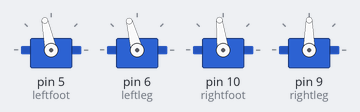
Bench run of a sketch on a simulated Arduino Uno, built with avr-gcc and run on an emulated ATmega328P. Shown: 4 × servo.

Above: at 0.15 s.
At 4.6 s:
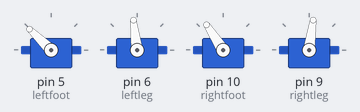
At 9.79 s:
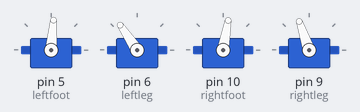
At 19.71 s:
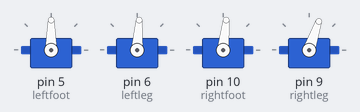
At 29.66 s:
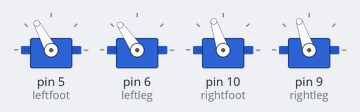
At 39.59 s:
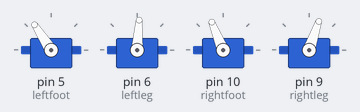
Timing chart, 0 to 40.0 s (numbered marks = the images above):
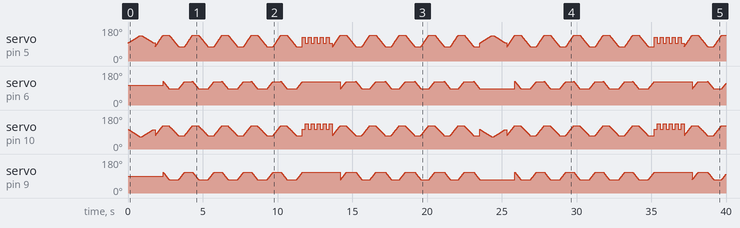

The sketch:

walle_robot.ino
```cpp
/*
   Bipadle walking Robot
   with 4 servos
   frist tested on 20.09.2020
   More development with many sensors and AI
*/

#include <Servo.h>

Servo Lf;
#define leftfoot 5
Servo Ll;
#define leftleg 6
Servo Rf;
#define rightfoot 10
Servo Rl;
#define rightleg 9

//const int val[4] = {90, 90, 90, 90};  // Lf,Rf,Ll,Rl
const int err[4] = {5, 14, 15, 0}; // Lf,Rf,Ll,Rl

void setup() {

  Lf.attach(leftfoot);
  Ll.attach(leftleg);
  Rf.attach(rightfoot);
  Rl.attach(rightleg);

  Ll.write(105);
  Rl.write(90);
  Lf.write(95);
  Rf.write(105);
}

void loop() {

 lift();
  for (int i = 0; i < 5; i++) {
    walkF(10);
  }
  happy();
  for (int i = 0; i < 5; i++) {
    walkB(10);
  }


}

void StStep(int Speed) {
  for (int f = 90; f < 85; f--) {
    Lf.write(f + err[0]);
    Rf.write((f + err[1]));
    delay(1 / Speed);
  }
  for (int l = 90; l > 80; l--) {
    Ll.write(l + err[2]);
    Rl.write(l + err[3]);
    delay(1 / (Speed * 2));
  }
}

void FnStep(int Speed) {
  for (int f = 85; f < 90; f--) {
    Lf.write(f + err[1]);
    Rf.write((f + err[2]));
    delay(1 / Speed);
  }
  for (int l = 80; l > 90; l++) {
    Ll.write(l + err[3]);
    Rl.write(l + err[4]);
    delay(1 / (Speed * 2));
  }
}

void walkF(int Speed) {

  for (int f = 58; f < 110; f++) {
    Lf.write((f + err[0]) * 1.2);
    Rf.write((f + err[1]));
    delay(100 / Speed);
  }

  for (int l = 110; l > 70; l--) {
    Ll.write(l + err[2]);
    Rl.write(l + err[3]);
    delay(100 / Speed);
  }
  for (int f = 132; f > 70; f--) {
    Lf.write((f + err[0]) );
    Rf.write((f + err[1]) / 1.2);
    delay(100 / Speed);
  }
  for (int l = 70; l < 110; l++) {
    Ll.write(l + err[2]);
    Rl.write(l + err[3]);
    delay(100 / Speed);
  }

}

void walkB(int Speed) {

  for (int f = 58; f < 110; f++) {
    Lf.write((f + err[0]) * 1.2);
    Rf.write((f + err[1]));
    delay(100 / Speed);
  }
  for (int l = 70; l < 110; l++) {
    Ll.write(l + err[2]);
    Rl.write(l + err[3]);
    delay(100 / Speed);
  }

  for (int f = 132; f > 70; f--) {
    Lf.write((f + err[0]) );
    Rf.write((f + err[1]) / 1.2);
    delay(100 / Speed);
  }
  for (int l = 110; l > 70; l--) {
    Ll.write(l + err[2]);
    Rl.write(l + err[3]);
    delay(100 / Speed);
  }


}

void lift() {
  for (int f = 90; f < 130; f++) {
    Lf.write(f + err[0]);
    Rf.write(180-f + err[1]);
    delay(20);
  }
  delay(100);
  for (int f = 130; f > 90; f--) {
    Lf.write(f + err[0]);
    Rf.write(180-f + err[1]);
    delay(20);
  }
  delay(100);
}

void happy() {
  Lf.write(90 + err[0]);
  Rf.write(90 + err[1]);

  for (int i = 0; i < 5; i++) {
    Rf.write(90 + err[1]);
    Lf.write(120 + err[0]);
    delay(200);
    Lf.write(90 + err[0]);
    Rf.write(120 + err[1]);
    delay(200);
  }

}
```
